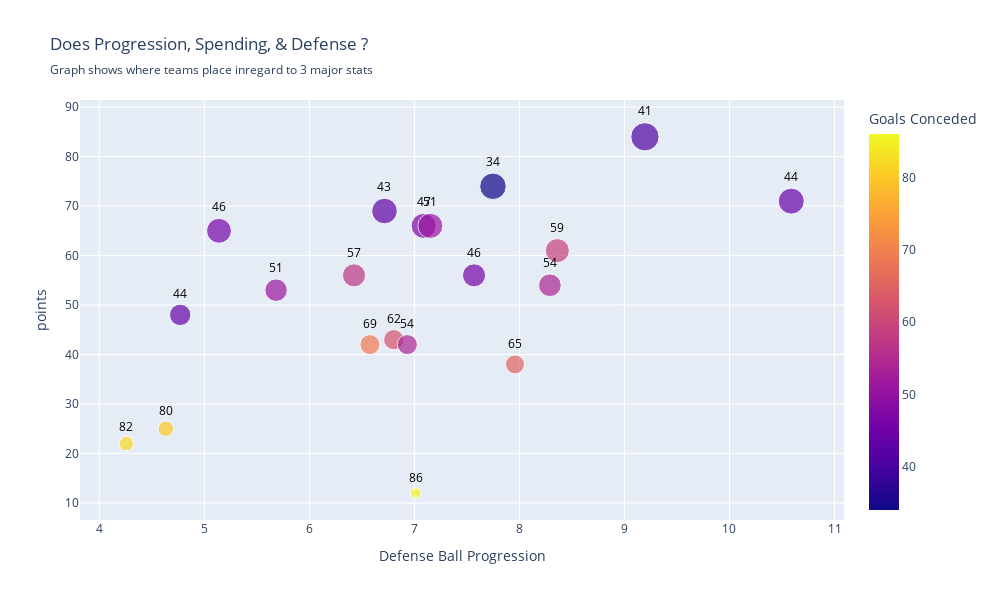

Here is the notebook cell this chart was saved with:
### Markdown cell above
### Defensive Progression vs Success Plot
* Shows how well a team’s defenders move the ball forward and how that impacts their total points.
* In modern football, attack starts at the back. Teams that can't progress from defense usually struggle to accumulate points.
* Look for teams with high Defense Ball Progression but low points; they are likely "playing out from the back" poorly or making costly errors.

### Code cell
fig4 = px.scatter(master_df, x='ball_progression_defense', y='points', 
                         color='conceded', size='points',text='conceded',
                        hover_name='team',width=1000,height=600,
                        title='Does Progression, Spending, & Defense ?',
                         subtitle='Graph shows where teams place inregard to 3 major stats',
                        labels={'ball_progression_defense': 'Defense Ball Progression', 'conceded': 'Goals Conceded'})

fig4.update_traces(textfont_color='black', textposition='top center')
fig4.show()

### Figure 1 — Plotly figure (JSON) as saved in the notebook; plotly's stock layout.template omitted (floating-point values rounded to 4 significant figures)
{"data": [{"hovertemplate": "<b>%{hovertext}</b><br><br>Defense Ball Progression=%{x}<br>points=%{marker.size}<br>Goals Conceded=%{marker.color}<extra></extra>", "hovertext": ["Liverpool", "Arsenal", "Manchester City", "Chelsea", "Newcastle Utd", "Aston Villa", "Nott'ham Forest", "Brighton", "Bournemouth", "Brentford", "Fulham", "Crystal Palace", "Everton", "West Ham", "Manchester Utd", "Wolves", "Tottenham", "Leicester City", "Ipswich Town", "Southampton"], "legendgroup": "", "marker": {"color": [41, 34, 44, 43, 47, 51, 46, 59, 46, 57, 54, 51, 44, 62, 54, 69, 65, 80, 82, 86], "coloraxis": "coloraxis", "size": [84, 74, 71, 69, 66, 66, 65, 61, 56, 56, 54, 53, 48, 43, 42, 42, 38, 25, 22, 12], "sizemode": "area", "sizeref": 0.21, "symbol": "circle"}, "mode": "markers+text", "name": "", "orientation": "v", "showlegend": false, "text": [41.0, 34.0, 44.0, 43.0, 47.0, 51.0, 46.0, 59.0, 46.0, 57.0, 54.0, 51.0, 44.0, 62.0, 54.0, 69.0, 65.0, 80.0, 82.0, 86.0], "textfont": {"color": "black"}, "textposition": "top center", "type": "scatter", "x": [9.195, 7.748, 10.59, 6.715, 7.088, 7.152, 5.14, 8.361, 7.568, 6.425, 8.29, 5.683, 4.77, 6.803, 6.933, 6.577, 7.958, 4.633, 4.257, 7.013], "xaxis": "x", "y": [84, 74, 71, 69, 66, 66, 65, 61, 56, 56, 54, 53, 48, 43, 42, 42, 38, 25, 22, 12], "yaxis": "y"}], "layout": {"coloraxis": {"colorbar": {"title": {"text": "Goals Conceded"}}, "colorscale": [[0, "#0d0887"], [0.1111, "#46039f"], [0.2222, "#7201a8"], [0.3333, "#9c179e"], [0.4444, "#bd3786"], [0.5556, "#d8576b"], [0.6667, "#ed7953"], [0.7778, "#fb9f3a"], [0.8889, "#fdca26"], [1, "#f0f921"]]}, "height": 600, "legend": {"itemsizing": "constant", "tracegroupgap": 0}, "title": {"subtitle": {"text": "Graph shows where teams place inregard to 3 major stats"}, "text": "Does Progression, Spending, & Defense ?"}, "width": 1000, "xaxis": {"anchor": "y", "domain": [0, 1], "title": {"text": "Defense Ball Progression"}}, "yaxis": {"anchor": "x", "domain": [0, 1], "title": {"text": "points"}}}}
